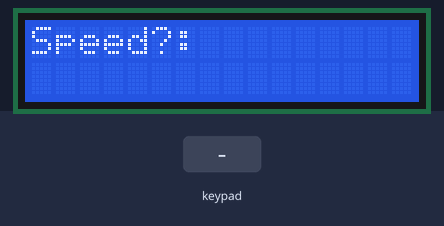
Recording of a sketch running on a simulated Arduino Uno, built with avr-gcc and run on an emulated ATmega328P. Parts: 16×2 character LCD. The inputs (shaded band) are chosen by the test bench. What the sketch prints to the serial monitor is not drawn.

Above: at 1.2 s.
1.3 s: keypad keys 6 7 1 2 1 3 # pressed 0.4 s apart
At 4.9 s:
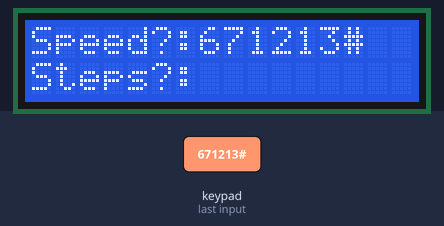
5.6 s: key 'A' pressed
At 6.3 s:
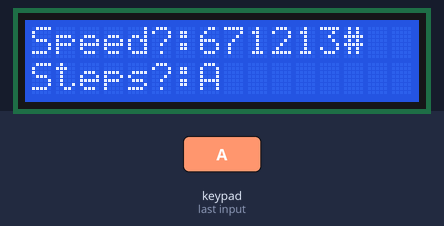
7.1 s: key 'B' pressed
At 8.3 s:
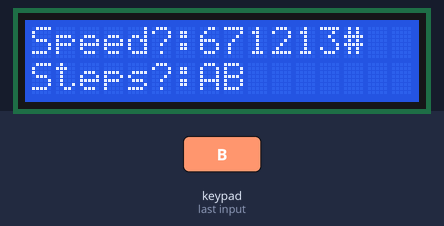
8.6 s: keypad keys 6 7 1 2 1 3 pressed 0.4 s apart
At 10.6 s:
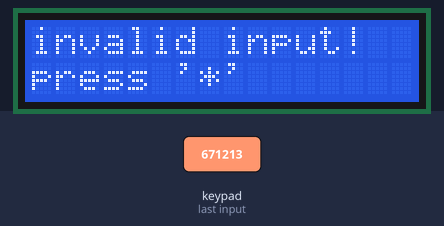
14.0 s: keypad keys 6 7 1 2 1 3 * pressed 0.4 s apart
At 17.3 s:
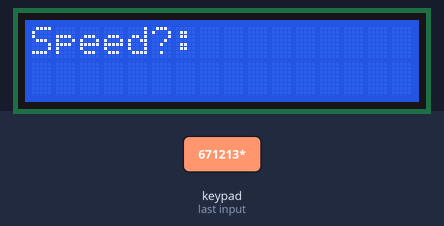
Timing chart, 0 to 18.8 s (numbered marks = the images above; inputs shaded):
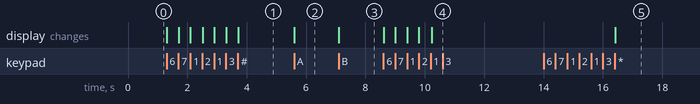

Measured:
- after the input at 1.3 s, the display: first changes at once (image 1 shows a later state)
- after the input at 5.6 s, the display: changes at once (image 2)
- after the input at 7.1 s, the display: changes at once (image 3)
- after the input at 8.6 s, the display: first changes at once (image 4 shows a later state)
- after the input at 14.0 s, the display: changes after 2.4 s (image 5)

The sketch:

stepper_keypad_lcd_v1.ino
```cpp
#include <Wire.h>
#include <LiquidCrystal_I2C.h>
//I2C pins declaration
LiquidCrystal_I2C lcd(0x27, 2, 1, 0, 4, 5, 6, 7, 3, POSITIVE);
#include <Stepper.h>

//==
#include <Keypad.h>

const byte ROWS = 4; //four rows
const byte COLS = 4; //three columns
char keys[ROWS][COLS] = {
  {'1','2','3','A'},
  {'4','5','6','B'},
  {'7','8','9','C'},
  {'*','0','#','D'}
};
byte rowPins[ROWS] = {6,7,12,13};//{10, 11, 12, 13}; //connect to the row pinouts of the keypad
byte colPins[COLS] = {2,3,4,5}; //{4,5,6,7}; //connect to the column pinouts of the keypad

Keypad keypad = Keypad( makeKeymap(keys), rowPins, colPins, ROWS, COLS );
//int var1;
//====
int knownSpeed=20;
int knownSteps=20;
char key;
boolean err=0;

const int stepsPerRevolution = 200;  // change this to fit the number of steps per revolution
// for your motor

// initialize the stepper library on pins 8 through 11:
Stepper myStepper(stepsPerRevolution, 8, 9, 10, 11);

int i,incomingByte = 0,num=0;
String data;
char d[10];
//=======
void kypreadstring()
{

 //char *b;
 int i=0;
  while(key!='#'&& i<7){
 do{
  key = keypad.getKey();

 }while(key==NO_KEY);
 Serial.print(key);
 lcd.print(key);
 d[i]=key;
 i++;
  }
  Serial.println();
  i=i-1;

  key=0;
  d[i]='\0';
//b=&d[0];

    }


//============
void setup() {
  // set the speed at 60 rpm:

  myStepper.setSpeed(20);
  Serial.begin(9600);

  lcd.begin(16,2);//Defining 16 columns and 2 rows of lcd display
lcd.backlight();//To Power ON the back light
//lcd.noBacklight();// To Power OFF the back light
}

void loop() {
  start:


int dataKyp;
String kyp2;


while(1){
  lcd.clear();//Clean the screen

lcd.setCursor(0,0); //Defining positon to write from first row,first column .
lcd.print("Speed?:"); //You can write 16 Characters per line
  Serial.println("enter speed: ");

kypreadstring();
kyp2=d;
dataKyp=kyp2.toInt();
//while(Serial.available()==0);
//data=Serial.readString();
 //num=data.toInt();
 num=dataKyp;
if(num>0&&num<121){
  myStepper.setSpeed(num);
  Serial.print("speed: ");
  Serial.println(num,DEC);
  knownSpeed=num;
}else{
err=1;
myStepper.setSpeed(knownSpeed);
}
Serial.println("enter steps: ");
lcd.setCursor(0,1);
lcd.print("Steps?:");
//while(Serial.available()==0);
//data=Serial.readString();

kypreadstring();
kyp2=d;
dataKyp=kyp2.toInt();

 Serial.print("steps: ");
    Serial.println(dataKyp);
//   num=data.toInt();
    num=dataKyp;
    if((num>0&&num<10001)&& err==0 ){
    knownSteps=num;
Serial.println("clockwise");
Serial.print("speed: ");
Serial.println(knownSpeed);
Serial.print("steps: ");
Serial.println(knownSteps);
  for(i=0;i<num;i++){
  myStepper.step(1);
  }
    myStepper.step(0);
    }else{
      Serial.println("invalid, press '*'");
      lcd.clear();//Clean the screen
      lcd.setCursor(0,0); //Defining positon to write from first row,first column .
      lcd.print("invalid input!");
      lcd.setCursor(0,1);
      lcd.print("press '*'");
      err=1;
      //delay(2000);
    }
//======
if(err==0){
lcd.clear();//Clean the screen
lcd.setCursor(0,0);
lcd.print("#-> turn again");
lcd.setCursor(0,1);
lcd.print("*-> reset");
}
//===
do{
do{
  key = keypad.getKey();

 }while(key==NO_KEY);
 Serial.print(key);
 //lcd.print(key);
 if(key=='#'&& err==0){
    Serial.println("clockwise");
Serial.print("speed: ");
Serial.println(knownSpeed);
Serial.print("steps: ");
Serial.println(knownSteps);
myStepper.setSpeed(knownSpeed);
  for(i=0;i<knownSteps;i++){
  myStepper.step(1);
  }
  myStepper.step(0);
 }


}while(key!='*');
err=0;
//=====
}
//goto start;
//=======================================================================
  // step one revolution  in one direction:
//  Serial.println("clockwise");
//  myStepper.step(stepsPerRevolution);
// // delay(500);
//
//goto start;
//
//  // step one revolution in the other direction:
//  Serial.println("counterclockwise");
//  myStepper.step(-stepsPerRevolution);
//  delay(500);
  //======================================================

}
//==================
```
